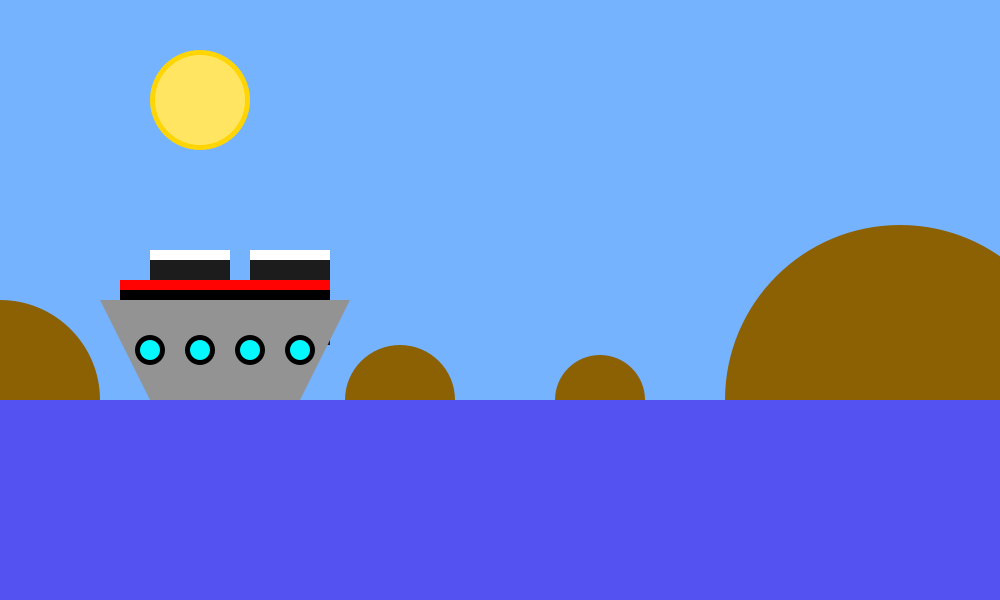
Frame 1 (no input)
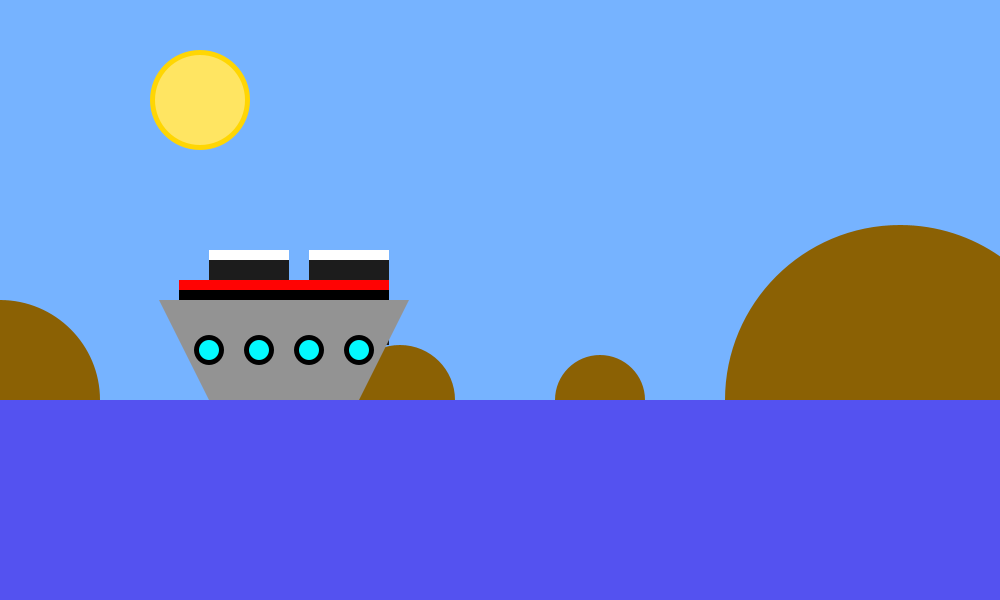
Frame 60 (the mouse pressed at the canvas centre just before this capture)
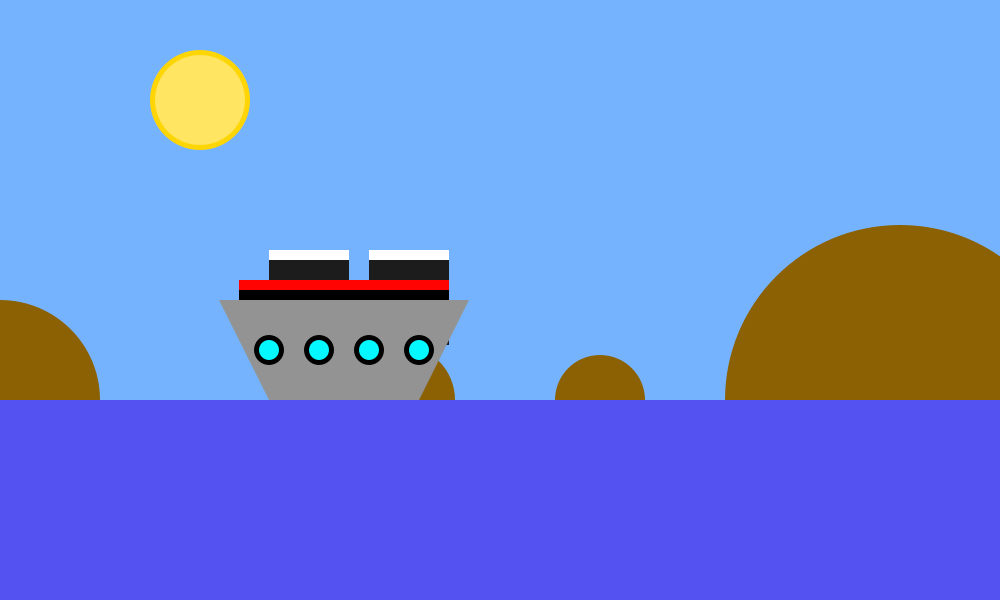
Frame 120 (the mouse held since frame 60 and released just before this capture)

The Processing sketch that drew these frames (run headless with seeded random() and noise(); from frame 60 on, the mouse is pressed at the canvas centre):

// Processing sketch: processing_50585
// ── processing_50585.pde

int posicionX;
int posicionX2;
int posicionX3;
int posicionX4;
int posicionX5;
int posicionX6;
int posicionX7;
int posicionX8;

int posicionY;
int posicionY2;
int posicionY3;
int posicionY4;

void setup(){
  size(1000,600);
  posicionX=100;
  posicionX2=350;
  posicionX3=300;
  posicionX4=150;
  posicionX5=120;
  posicionX6=200;
  posicionX7=250;
  posicionX8=300;
  
  posicionY=300;
 posicionY2=400;
 posicionY3=255;
 noStroke();
}
//BARCO
void draw(){
  background(118,179,255);
 //montañas
 fill(139,97,4);
 ellipse(0,400,200,200);
 ellipse(400,400,110,110);
  ellipse(600,400,90,90);
  ellipse(900,400,350,350);

 //mar
 
 fill(84,82,240);
 rect(0,400,1000,200);
 //sol
 fill(255,214,3);
 ellipse(200,100,100,100);
 fill(255,229,98);
 ellipse(200,100,90,90);
 
 
 

 //torres
fill(28,28,28);
 rect(posicionX4,250,80,95);
 fill(255,255,255);
 rect(posicionX4,250,80,10); 
fill(28,28,28);
 rect(posicionX7,250,80,95);
  fill(255,255,255);
 rect(posicionX7,250,80,10);

//CABINA
 fill(0,0,0);
 rect(posicionX5,280,210,20);
 fill(255,3,3);
 rect(posicionX5,280,210,10);
 
  //BASE
  
  fill(147,147,147);
  quad(posicionX,posicionY,posicionX2,posicionY,posicionX3,posicionY2,posicionX4,posicionY2);
   fill(0,0,0);
  ellipse(posicionX4,350,30,30);
  fill(3,249,255);
  ellipse(posicionX4,350,20,20);
   fill(0,0,0);
  ellipse(posicionX6,350,30,30);
  fill(3,249,255);
  ellipse(posicionX6,350,20,20);
  fill(0,0,0);
  ellipse(posicionX7,350,30,30);
  fill(3,249,255);
  ellipse(posicionX7,350,20,20);
  fill(0,0,0);
  ellipse(posicionX8,350,30,30);
  fill(3,249,255);
  ellipse(posicionX8,350,20,20);
  
   posicionX=posicionX+1;
  posicionX2=posicionX2+1;
   posicionX3=posicionX3+1;
    posicionX4=posicionX4+1;
    posicionX5=posicionX5+1;
    posicionX6=posicionX6+1;
  posicionX7=posicionX7+1;
  posicionX8=posicionX8+1;
    
    

 

  
    
  
}
